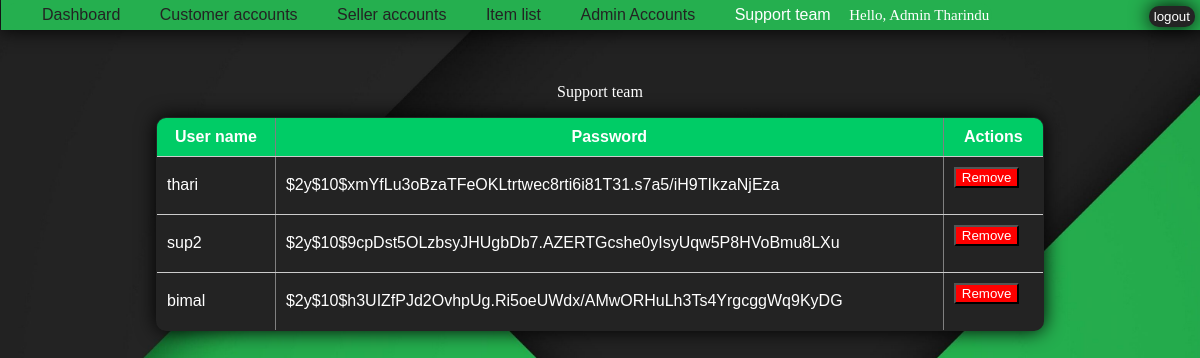
The page /Admin/supporddata.php (signed in) on the database its author committed.
### tables this page shows
CREATE TABLE `supteam` (
  `s_id` int(11) NOT NULL,
  `username` varchar(255) DEFAULT NULL,
  `password` varchar(255) DEFAULT NULL
);

### Admin/supporddata.php (the view, shortened to what this page needs)
<html>
<head>
	<link rel="stylesheet" href="style/style.css">
</head>
<body>
<div class="header">
	<div class="navbar">
		<a href="dashboard.php" >Dashboard</a>
			<a href="userdata.php">Customer accounts</a>
			<a href="sellerdata.php">Seller accounts</a>
			<a href="itemdata.php"  >Item list</a>
			<a href="admindata.php">Admin Accounts</a>
			<a href="supporddata.php" class="active">Support team</a>
		<?php
echo "<span class='hello'>";
echo "Hello, Admin " . $_SESSION['name'];
echo "</span>";
?>
	</div>
</div>
<div class="sublog">
	<button id="log"><a href="../home page/logout.php">logout</a></button>
</div>
<div class="usertable">
	<p>Support team</p>
	<table border="1" class="table1">
		<tr>
			<th>User name</th>
			<th>Password</th>
			<th>Actions</th>
		</tr>
		<?php
		$conn = mysqli_connect("localhost", 'root', '', 'buymart');
		$sql = "SELECT userName,password,s_id FROM supteam";
		$result = $conn->query($sql);
		if ($result->num_rows > 0) {
			while ($row = $result->fetch_assoc()) {
				echo "<tr>
						<td>".$row["userName"]."</td>
						<td>".$row["password"]."</td>
						<td>
						<div class='buttons'>
							<form method='post' action='removesup.php'>
								<input type='hidden' name='name' value='".$row["s_id"]."'>
								<button type='submit' name='remove' class='remove'>Remove</button>
							</form>
						</div>
						</td>
					</tr>";
			}
		} else {
			echo "<tr><td colspan='3'>No items found.</td></tr>";
		}
		?>
	</table>
</div>
</body>
</html>

### Admin/style/style.css (style rules this page uses)
body { background-image: url("../img/back2.jpg"); background-repeat: no-repeat; background-size: cover; }
.header { font-family:'Poppins',sans-serif; position:fixed; top:-5px; left:1PX; width:100%; padding:20px 10%; display:flex; justify-content:space-between; align-items:center; display: inline-block; background-color: #25af4f; padding: 3px; margin-top:5px; box-shadow: 0 0 20px rgba(0, 0, 0, 1); }
.navbar { display: inline-block; background-color: #25af4f; padding: 3px; border-radius: 14px; }
.navbar a { font-size:16px; color:#232323; text-decoration:none; font-weight:500; margin-left:35px; transition:.1s; }
.navbar a:hover, .navbar a.active { color:#fff; }
.sublog { position: fixed; top: 6px; right: 5px; }
#log { padding: 3px 5px; font-family:'Poppins',sans-serif; background-color: #242424; color:white; border-radius: 10px; cursor: pointer; border: none; box-shadow: 0 0 20px rgba(0, 0, 0, 1); }
#log a,#sub a { text-decoration: none; color:white; }
.usertable { margin-top:7%; text-align:center; color:#fff; }
.table1 { box-shadow: 0 0 20px rgba(0, 0, 0, 1); width:75%; border-collapse: collapse; border-radius: 10px; overflow: hidden; margin-left: auto; margin-right: auto; margin-bottom:70px; border-collapse: collapse; font-family: Arial, sans-serif; color: #fff; background-color:#232323; }
.table1 th, .table1 td { align-items:center; padding: 10px; text-align: left; border-bottom: 1px solid #ccc; }
.table1 th { background-color:#00cc66; text-align:center; }
.hello { margin-left:14px; font-family: cursive; font-size: 15px; color:white; }
#log { left:5; }

### Admin/supporddata.php (style rules this page uses)
.buttons { display:flex; }
.remove { background: red; color: white; }

### rows shown on the page
supteam: username "thari", password "$2y$10$xmYfLu3oBzaTFeOKLtrtwec8rti6i81T31.s7a5/iH9TIkzaNjEza"
supteam: username "sup2", password "$2y$10$9cpDst5OLzbsyJHUgbDb7.AZERTGcshe0yIsyUqw5P8HVoBmu8LXu"
supteam: username "bimal", password "$2y$10$h3UIZfPJd2OvhpUg.Ri5oeUWdx/AMwORHuLh3Ts4YrgcggWq9KyDG"

### other values the page prints
$_SESSION['name'] "Tharindu"
